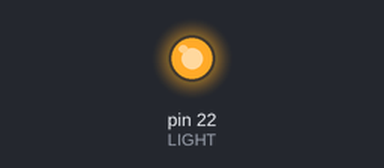
Simulated run of this sketch. Board: Arduino Mega 2560, built with avr-gcc and run on an emulated ATmega2560. Parts: output pins drawn as LEDs (lit = HIGH).

Above: at 1.0 s.
At 5.5 s:
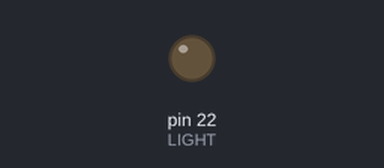
Timing chart, 0 to 6.9 s (numbered marks = the images above):
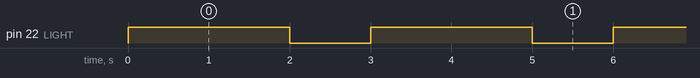

Measured:
- by itself, pin 22 (LIGHT): alternates HIGH for 2.0 s and LOW for 1.0 s

The sketch:

ch1_blinkingLights.ino
```cpp
/*
 *
 * Day 0 - AI Apocalypse by inventr.io
 * Learn more at https://inventr.io/PLACEHOLDER
 *
 * A light-emitting diode (LED) is a semiconductor device that emits light
 * when an electric current is passed through it. LEDs are small, efficient,
 * and long-lasting, making them ideal for a wide range of applications such
 * as indicator lights, digital displays, and lighting. They are available
 * in a variety of colors and sizes.
 *
 * Alex Eschenauer
 * David Schmidt
 */

#include "Arduino.h"

const int LIGHT = 22;  // Set "LIGHT" to the HERO XL pin connected to the LED cathode (+) lead

void setup() {
  // initialize digital pin defined by "LIGHT" as an output pin.
  pinMode(LIGHT, OUTPUT);
}

void loop() {                 // Blocks of code are contained between open and close braces ("{}")
  digitalWrite(LIGHT, HIGH);  // Set our designated LIGHT pin to HIGH value (5V), or "on"
  delay(2000);                // Wait for 2 second (2000 microseconds)

  digitalWrite(LIGHT, LOW);  // Now set our pin to LOW voltage (0V), or "off".
  delay(1000);               // Wait one second.
}
```
